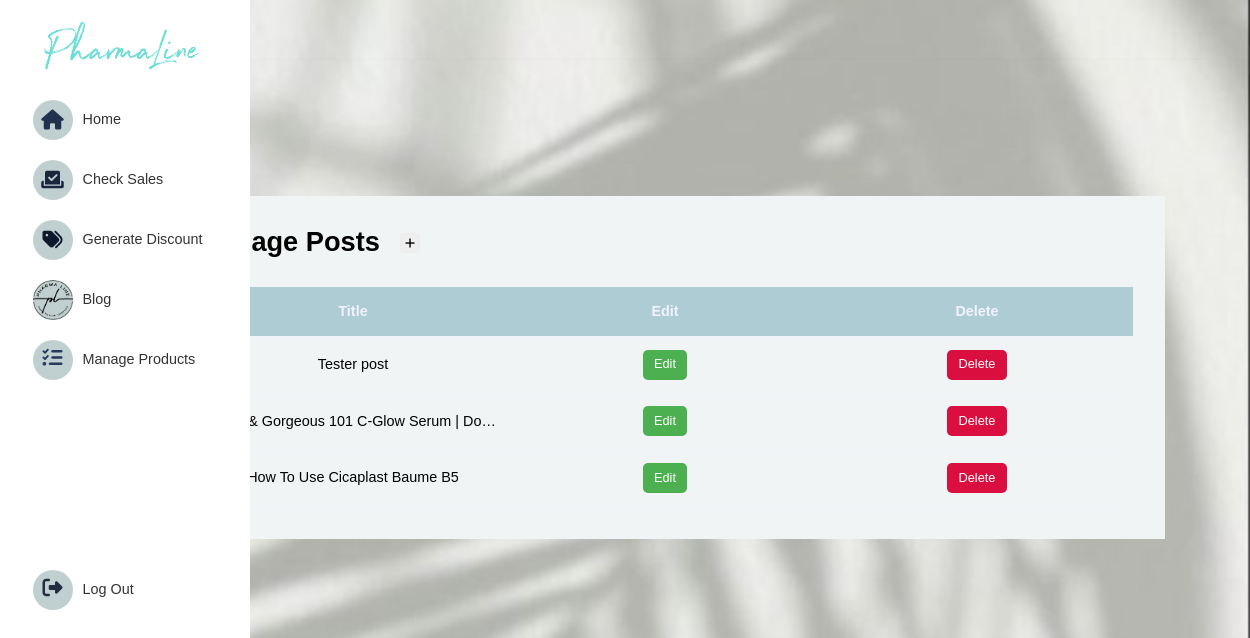
/blogAdmin.php, run on the app's committed database.
### tables this page shows
CREATE TABLE `posts` (
  `id` int(11) UNSIGNED NOT NULL,
  `title` varchar(255) NOT NULL,
  `body` text NOT NULL,
  `thumbnail` varchar(255) NOT NULL,
  `date_time` timestamp NULL DEFAULT current_timestamp(),
  `author_id` varchar(11) NOT NULL,
  `is_featured` tinyint(1) NOT NULL
);

### blogAdmin.php (the view, shortened to what this page needs)
<?php
@include('users/config.php');
$query = "SELECT id, title FROM posts ORDER BY id DESC";
$posts = mysqli_query($conn, $query);
?>
<!DOCTYPE html>
<html lang="en">
<head>
    <link rel="stylesheet" href="./assets/css/styleBlogAdmin.css">
</head>
<body>
  <div class="sidebar">
    <div class="icon-container">
      <div class="logo-sidebar">
        <img src="image/PharmaLineNameLogo.png" alt="Logo" class="nameLogo">
      </div>
      <div class="total-icons">
      <div class="icon" id="Home">
      <i class="fa-solid fa-house" style="color: #21324f;"></i>
      <a href="#">
          <span class="icon-name">Home</span></a>
        </div>
      <div class="icon" id="Check-sales">
        <i class="fa-solid fa-check-to-slot" style="color: #19263e;"></i>
          <span class="icon-name">Check Sales</span>
        </div>
        <div class="icon" id="Generate-discount">
        <i class="fa-solid fa-tags" style="color: #0c182c;"></i>
          <span class="icon-name">Generate Discount</span>
        </div>
        <div class="icon" id="Blog">
          <img src="image/logoIcon.png" alt="Blog Icon">
          <span class="icon-name">Blog</span>
        </div>
        <div class="icon" id="ManageProducts">
          <a href="manageProducts.php">
          <i class="fa-solid fa-list-check" style="color: #25395b;"></i>
          <span class="icon-name">Manage Products</span></a>
        </div>
        <div class="icon" id="Log-out">
          <a href="index.php">
          <i class="fa-solid fa-right-from-bracket" style="color: #222d3f;"></i>
          <span class="icon-name">Log Out</span></a>
        </div>
        </div>
    </div>
  </div>
<section class="dashboard">
    <div class="container dashboard__container">
        <main>
          <div class = "post__add">
            <h2>Manage Posts</h2>
            <button> <img src="image/additionIcon.png" alt="" id="addPost"></button>
          </div>
          <?php if (mysqli_num_rows($posts) > 0) : ?>
            <table>
                <thead>
                    <tr>
                        <th>Title</th>
                        <th>Edit</th>
                        <th>Delete</th>
                    </tr>
                </thead>
                <tbody>
                  <?php while($post = mysqli_fetch_assoc($posts)) : ?>
                    <tr>
                        <td><?=$post['title'] ?></td>
                        <td><a href="editPost.php?id=<?= $post['id'] ?>"  class="btn sm">Edit</a></td>
                        <td><a href="deletePost.php?id=<?= $post['id'] ?>" class="btn sm danger">Delete</a></td>
                    </tr>
                    <?php endwhile?>
                </tbody>
            </table>
            <?php else: ?>
              <div class ="alert__message error"><?= "No posts found" ?> </div>
            <?php endif?>
        </main>
    </div>
</section>
</body>
</html>

### assets/css/styleBlogAdmin.css (style rules this page uses)
:root { --color-primary: #6f6af8; --color-primary-light: hsl(242, 91%, 69%, 18%); --color-primary-variant: #5854c7; --color-red: #da0f3f; --color-red-light: hsl(346, 87%, 46%, 15%); --color-green: #00c476; --color-green-light: hsl(156, 100%, 38%, 15%); --color-gray-900: #a978d6; --color-gray-700: #ceafeb; --color-gray-300: rgba(242, 242, 254, 0.3); --color-gray-200: rgba(242, 242, 254, 0.7); --color-white: #f2f2fe; --color-bg: #0f0f3e; --transition: all 300ms ease; --container-width-lg: 74%; --container-width-md: 88%; --form-width: 40%; --card-border-radius-1: 0.3rem; --card-border-radius-2: 0.5rem; --card-border-radius-3: 0.8rem; --card-border-radius-4: 2rem; --card-border-radius-5: 5rem; }
* { margin: 0; padding: 0; outline: 0; border: 0; appearance: 0; list-style: none; text-decoration: none; box-sizing: border-box; }
body { font-family: 'Montserrat', sans-serif; line-height: 1.6; color: #000000; overflow-x: hidden; margin-top: 60px; padding: 40px; box-shadow: 0 2px 4px rgba(0, 0, 0, 0.1); background-color: transparent; min-height: calc(100vh - 60px); background-image: url("../../image/adminHomeBackground.jpg"); background-size: cover; background-position: center; background-repeat: no-repeat; font-size: 0.9rem; }
.container { width: var(--container-width-lg); max-width: 1800px; margin-inline: auto; }
section { margin-top: 3rem; width: 100vw; }
h1, h2, h3, h4, h5 { color: var(--color-white); line-height: 1.3; }
h2 { font-size: 1.7rem; margin: 1rem 0; }
a { color: var(--color-white); transition: var(--transition); }
img { display: block; width: 100%; object-fit: cover; }
.btn { border-radius: 5px; padding: 10px 20px; font-size: 18px; background-color: #4CAF50; color: #ffffff; border: none; cursor: pointer; transition: transform 0.2s ease-in-out; display: inline-block; width: fit-content; }
.btn.sm { padding: 0.3rem 0.7rem; font-size: 0.8rem; }
.btn.danger { background: var(--color-red); }
.dashboard { margin-top: 6rem; }
.dashboard__container { display: flex; flex-direction: column; gap: 1rem; background: #f1f4f5; padding: 2rem; margin-bottom: 5rem; overflow-x: auto; width: 80%; }
.dashboard__container table { width: 100%; table-layout: fixed; border-collapse: collapse; }
.dashboard__container table th, .dashboard__container table td { padding: 0.8rem; border-bottom: 1px solid var(--color-gray-200); white-space: nowrap; overflow: hidden; text-overflow: ellipsis; }
.dashboard__container table th { background: #adccd3; color: var(--color-white); }
.dashboard__container table tr { text-align: center; }
.dashboard main h2 { margin: 0 0 2rem 0; line-height: 1; color: #000000; }
.sidebar { position: fixed; top: 0; left: 0; width: 80px; height: 100vh; background-color: #ffffff; transition: width 0.3s; z-index: 999; }
.icon-container { display: flex; flex-direction: column; align-items: center; justify-content: flex-start; height: 100%; padding-top: 20px; }
.icon { width: 40px; height: 40px; background-color: #c0cfcf; border-radius: 50%; margin-bottom: 20px; display: flex; align-items: center; justify-content: center; cursor: pointer; transition: background-color 0.3s; position: relative; }
.icon i { color: #fff; font-size: 20px; }
.icon-name { position: absolute; top: 50%; left: calc(100% + 10px); transform: translateY(-50%); display: none; color: #333; white-space: nowrap; }
.nameLogo { display: none; opacity: 0; }
.logo-sidebar { width: 60px; height: 60px; margin-bottom: 50px; }
.total-icons #Log-out { margin-top: 190px; }
#Blog img { max-width: 100%; max-height: 100%; }
.post__add { display: flex; align-items: center; }
#addPost { width: 20px; height: 20px; }
.post__add h2 { white-space: nowrap; }
.post__add button { margin-bottom: 30px; margin-left: 20px; }

### data on the page
posts: title "Tester post"
posts: title "Geek & Gorgeous 101 C-Glow Serum | Do…"
posts: title "How To Use Cicaplast Baume B5"
